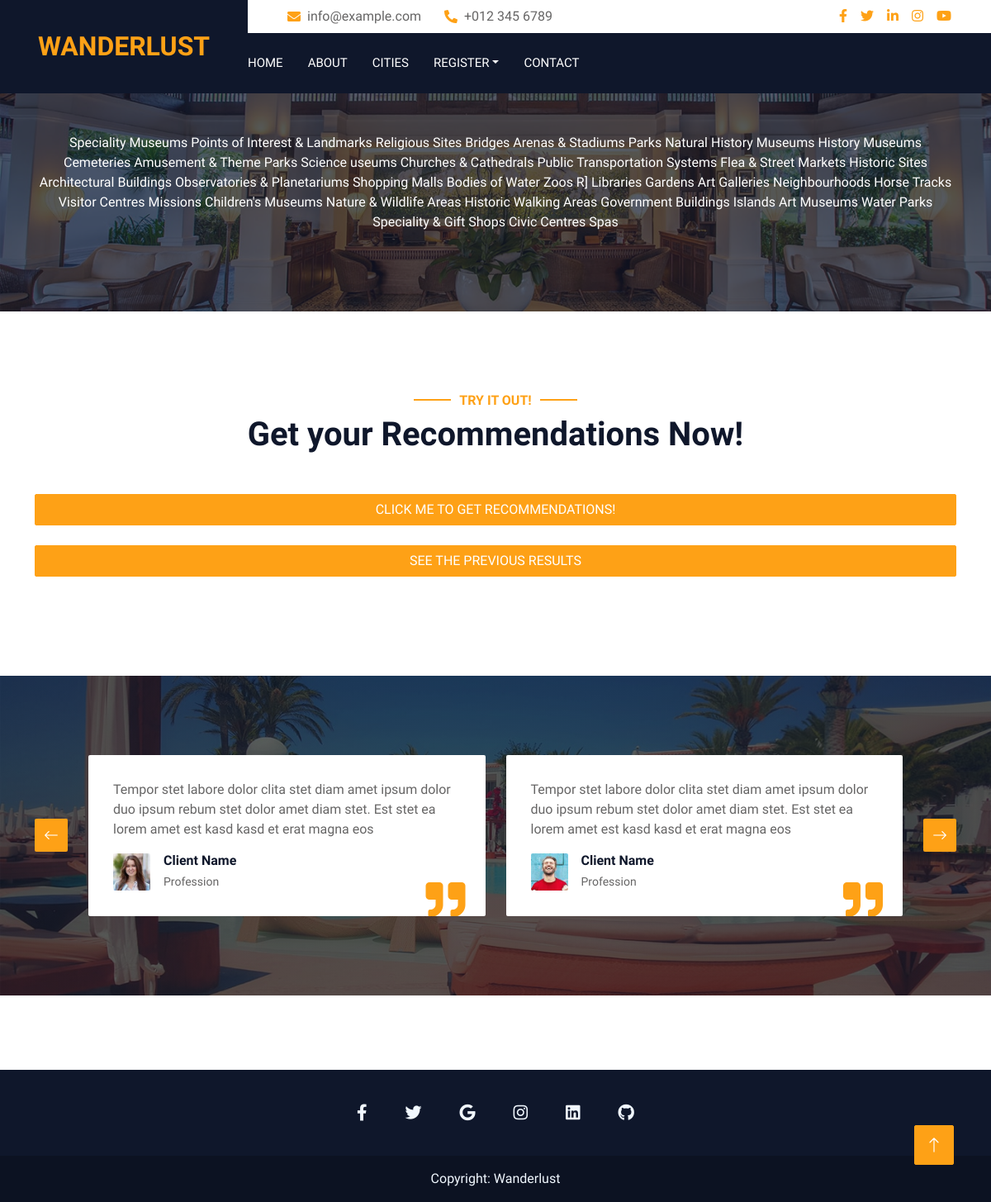
/kolkata.html, run on the app's committed database.
### website/models.py (models this page shows)
class All_Categories_Kolkata(models.Model):
    categories = models.CharField(max_length=255)

### website/views.py (the view, shortened to what this page needs)
# urls.py: path('kolkata.html', views.kolkata, name="kolkata"),
def kolkata(request):
    kolkata_data = []
    for x in Kolkata.objects.all().values():
        kolkata_data.append(x)
    categories_list = []
    for x in All_Categories_Kolkata.objects.all().values():
        categories_list.append(x)
    context = {'categories': categories_list,"kolkata_try": kolkata_data}
    return render(request, 'kolkata.html', context)

### website/templates/kolkata.html (shortened to what this page needs)
{% load static %}
<!DOCTYPE html>
<html lang="en">
  <head>
    <link
      href="https://cdnjs.cloudflare.com/ajax/libs/font-awesome/5.10.0/css/all.min.css"
      rel="stylesheet"
    />
    <link
      href="https://cdn.jsdelivr.net/npm/bootstrap-icons@1.4.1/font/bootstrap-icons.css"
      rel="stylesheet"
    />
    <link
      href="{% static 'website/lib/animate/animate.min.css' %}"
      rel="stylesheet"
    />
    <link
      href="{% static 'website/lib/owlcarousel/assets/owl.carousel.min.css' %}"
      rel="stylesheet"
    />
    <link
      href="{% static 'website//tempusdominus/css/tempusdominus-bootstrap-4.min.css' %}"
      rel="stylesheet"
    />
    <link
      href="{% static 'website/css/bootstrap.min.css' %}"
      rel="stylesheet"
    />
    <link href="{% static 'website/css/style.css' %}" rel="stylesheet" />
  </head>
  <body>
    <div class="container-xxl bg-white p-0">
      <div class="container-fluid bg-dark px-0">
        <div class="row gx-0">
          <div class="col-lg-3 bg-dark d-none d-lg-block">
            <a
              href="/"
              class="navbar-brand w-100 h-100 m-0 p-0 d-flex align-items-center justify-content-center"
            >
              <h1 class="m-0 text-primary text-uppercase fs-2">Wanderlust</h1>
            </a>
          </div>
          <div class="col-lg-9">
            <div class="row gx-0 bg-white d-none d-lg-flex">
              <div class="col-lg-7 px-5 text-start">
                <div class="h-100 d-inline-flex align-items-center py-2 me-4">
                  <i class="fa fa-envelope text-primary me-2"></i>
                  <p class="mb-0">info@example.com</p>
                </div>
                <div class="h-100 d-inline-flex align-items-center py-2">
                  <i class="fa fa-phone-alt text-primary me-2"></i>
                  <p class="mb-0">+012 345 6789</p>
                </div>
              </div>
              <div class="col-lg-5 px-5 text-end">
                <div class="d-inline-flex align-items-center py-2">
                  <a class="me-3" href=""><i class="fab fa-facebook-f"></i></a>
                  <a class="me-3" href=""><i class="fab fa-twitter"></i></a>
                  <a class="me-3" href=""><i class="fab fa-linkedin-in"></i></a>
                  <a class="me-3" href=""><i class="fab fa-instagram"></i></a>
                  <a class="" href=""><i class="fab fa-youtube"></i></a>
                </div>
              </div>
            </div>
            <nav class="navbar navbar-expand-lg bg-dark navbar-dark p-3 p-lg-0">
              <div
                class="collapse navbar-collapse justify-content-between"
                id="navbarCollapse"
              >
                <div class="navbar-nav mr-auto py-0">
                  <a href="/" class="nav-item nav-link">Home</a>
                  <a href="about.html" class="nav-item nav-link">About</a>
                  <a href="cities.html" class="nav-item nav-link">Cities</a>
                  {% if user.is_authenticated %}
                  <a href="/signout" class="nav-item nav-link">Sign Out</a>
                  {% else %}
                  <div class="nav-item dropdown">
                    <a
                      href="#"
                      class="nav-link dropdown-toggle"
                      data-bs-toggle="dropdown"
                      >Register</a>
                  </div>
                  {% endif %}
                  <a href="contact.html" class="nav-item nav-link">Contact</a>
                </div>
              </div>
            </nav>
          </div>
        </div>
      </div>
      <div
        class="container-fluid page-header mb-5 p-0"
        style="background-image: url({% static 'website/img/carousel-1.jpg' %})"
      >
        <div class="container-fluid page-header-inner py-5">
          <div class="container text-center pb-5 justify">
            <form method="post">
              {% if user.is_authenticated %}
              {% for x in categories %}
              <label style="color:#FFFFFF">
                <input type="checkbox" name="category_boxes" value="{{x.categories}}">
                {{x.categories}}
              </label>
              {% endfor %}
              <br>
              <br>
              <input type="hidden" name="action" value="button1">
              <button type="submit" class="btn btn-primary btn-block">Submit</button>
              {% else %}
                {% for x in categories %}
                <label style="color:#FFFFFF">
                  {{x.categories}}
                </label>
                {% endfor %}
              {% endif %}
            </form>
          </div>
        </div>
      </div>
      <div class="container-xxl py-5">
        <div class="container">
          <div class="text-center wow fadeInUp" data-wow-delay="0.1s">
              <h6 class="section-title text-center text-primary text-uppercase">Try it Out!</h6>
              <h1 class="mb-5">Get your Recommendations Now!</h1>
              <div class="d-grid gap-2">
                <form method="post">
                  <button type="submit" class="btn btn-primary btn-block" style="width: 100%;">
                    Click Me To get Recommendations!
                  </button>
                </form>
              </div>
              <br>
              <div class="d-grid gap-2">
                <form method="post">
                  <button type="submit" class="btn btn-primary btn-block" style="width: 100%;">
                    See the previous results
                  </button>
                </form>
              </div>
          </div>
        </div>
      </div>
      <div
        class="container-xxl testimonial mt-5 py-5 bg-dark wow zoomIn"
        data-wow-delay="0.1s"
        style="margin-bottom: 90px"
      >
        <div class="container">
          <div class="owl-carousel testimonial-carousel py-5">
            <div
              class="testimonial-item position-relative bg-white rounded overflow-hidden"
            >
              <p>
                Tempor stet labore dolor clita stet diam amet ipsum dolor duo
                ipsum rebum stet dolor amet diam stet. Est stet ea lorem amet
                est kasd kasd et erat magna eos
              </p>
              <div class="d-flex align-items-center">
                <img
                  class="img-fluid flex-shrink-0 rounded"
                  src="{% static 'website/img/testimonial-1.jpg' %}"
                  style="width: 45px; height: 45px"
                />
                <div class="ps-3">
                  <h6 class="fw-bold mb-1">Client Name</h6>
                  <small>Profession</small>
                </div>
              </div>
              <i
                class="fa fa-quote-right fa-3x text-primary position-absolute end-0 bottom-0 me-4 mb-n1"
              ></i>
            </div>
            <div
              class="testimonial-item position-relative bg-white rounded overflow-hidden"
            >
              <p>
                Tempor stet labore dolor clita stet diam amet ipsum dolor duo
                ipsum rebum stet dolor amet diam stet. Est stet ea lorem amet
                est kasd kasd et erat magna eos
              </p>
              <div class="d-flex align-items-center">
                <img
                  class="img-fluid flex-shrink-0 rounded"
                  src="{% static 'website/img/testimonial-2.jpg' %}"
                  style="width: 45px; height: 45px"
                />
                <div class="ps-3">
                  <h6 class="fw-bold mb-1">Client Name</h6>
                  <small>Profession</small>
                </div>
              </div>
              <i
                class="fa fa-quote-right fa-3x text-primary position-absolute end-0 bottom-0 me-4 mb-n1"
              ></i>
            </div>
          </div>
        </div>
      </div>
      <footer class="text-center text-white" style="background-color: #0F172B;">
                  <div class="container pt-4">
                    <section class="mb-4">
                      <a
                        class="btn btn-link btn-floating btn-lg text-light m-1"
                        href="#!"
                        role="button"
                        data-mdb-ripple-color="dark"
                        ><i class="fab fa-facebook-f"></i
                      ></a>
                      <a
                        class="btn btn-link btn-floating btn-lg text-light m-1"
                        href="#!"
                        role="button"
                        data-mdb-ripple-color="dark"
                        ><i class="fab fa-twitter"></i
                      ></a>
                      <a
                        class="btn btn-link btn-floating btn-lg text-light m-1"
                        href="#!"
                        role="button"
                        data-mdb-ripple-color="dark"
                        ><i class="fab fa-google"></i
                      ></a>
                      <a
                        class="btn btn-link btn-floating btn-lg text-light m-1"
                        href=""
                        role="button"
                        data-mdb-ripple-color="dark"
                        ><i class="fab fa-instagram"></i
                      ></a>
                      <a
                        class="btn btn-link btn-floating btn-lg text-light m-1"
                        href="#!"
                        role="button"
                        data-mdb-ripple-color="dark"
                        ><i class="fab fa-linkedin"></i
                      ></a>
                      <a
                        class="btn btn-link btn-floating btn-lg text-light m-1"
                        href="#!"
                        role="button"
                        data-mdb-ripple-color="dark"
                        ><i class="fab fa-github"></i
                      ></a>
                    </section>
                  </div>
                  <div class="text-center text-light p-3" style="background-color: rgba(0, 0, 0, 0.2);">
                    <a class="text-light" href="https://mdbootstrap.com/">Copyright: Wanderlust</a>
                  </div>
                </footer>
                </div>
      <a href="#" class="btn btn-lg btn-primary btn-lg-square back-to-top"
        ><i class="bi bi-arrow-up"></i
      ></a>
  </body>
</html>

### static/website/css/style.css (style rules this page uses)
:root { --primary: #FEA116; --light: #F1F8FF; --dark: #0F172B; }
.back-to-top { position: fixed; display: none; right: 45px; bottom: 45px; z-index: 99; }
.btn { font-weight: 500; text-transform: uppercase; transition: .5s; }
.btn.btn-primary, .btn.btn-secondary { color: #FFFFFF; }
.btn-lg-square { width: 48px; height: 48px; }
.btn-square, .btn-sm-square, .btn-lg-square { padding: 0; display: flex; align-items: center; justify-content: center; font-weight: normal; border-radius: 2px; }
.navbar-dark .navbar-nav .nav-link { margin-right: 30px; padding: 25px 0; color: #FFFFFF; font-size: 15px; text-transform: uppercase; outline: none; }
.page-header { background-position: center center; background-repeat: no-repeat; background-size: cover; }
.page-header-inner { background: rgba(15, 23, 43, .7); }
.section-title { position: relative; display: inline-block; }
.section-title::before { position: absolute; content: ""; width: 45px; height: 2px; top: 50%; left: -55px; margin-top: -1px; background: var(--primary); }
.section-title::after { position: absolute; content: ""; width: 45px; height: 2px; top: 50%; right: -55px; margin-top: -1px; background: var(--primary); }
.testimonial { background: linear-gradient(rgba(15, 23, 43, .7), rgba(15, 23, 43, .7)), url(../img/carousel-2.jpg); background-position: center center; background-repeat: no-repeat; background-size: cover; }
.testimonial-carousel { padding-left: 65px; padding-right: 65px; }
.testimonial-carousel .testimonial-item { padding: 30px; }

### data on the page
All_Categories_Kolkata: categories "Speciality Museums"
All_Categories_Kolkata: categories "Points of Interest & Landmarks"
All_Categories_Kolkata: categories "Religious Sites"
All_Categories_Kolkata: categories "Bridges"
All_Categories_Kolkata: categories "Arenas & Stadiums"
All_Categories_Kolkata: categories "Parks"
All_Categories_Kolkata: categories "Natural History Museums"
All_Categories_Kolkata: categories "History Museums"
All_Categories_Kolkata: categories "Cemeteries"
All_Categories_Kolkata: categories "Amusement & Theme Parks"
All_Categories_Kolkata: categories "Science useums"
All_Categories_Kolkata: categories "Churches & Cathedrals"
All_Categories_Kolkata: categories "Public Transportation Systems"
All_Categories_Kolkata: categories "Flea & Street Markets"
All_Categories_Kolkata: categories "Historic Sites"
All_Categories_Kolkata: categories "Architectural Buildings"
All_Categories_Kolkata: categories "Observatories & Planetariums"
All_Categories_Kolkata: categories "Shopping Malls"
All_Categories_Kolkata: categories "Bodies of Water"
All_Categories_Kolkata: categories "Zoos"
All_Categories_Kolkata: categories "R]"
All_Categories_Kolkata: categories "Libraries"
All_Categories_Kolkata: categories "Gardens"
All_Categories_Kolkata: categories "Art Galleries"
All_Categories_Kolkata: categories "Neighbourhoods"
All_Categories_Kolkata: categories "Horse Tracks"
All_Categories_Kolkata: categories "Visitor Centres"
All_Categories_Kolkata: categories "Missions"
All_Categories_Kolkata: categories "Children's Museums"
All_Categories_Kolkata: categories "Nature & Wildlife Areas"
All_Categories_Kolkata: categories "Historic Walking Areas"
All_Categories_Kolkata: categories "Government Buildings"
All_Categories_Kolkata: categories "Islands"
All_Categories_Kolkata: categories "Art Museums"
All_Categories_Kolkata: categories "Water Parks"
All_Categories_Kolkata: categories "Speciality & Gift Shops"
All_Categories_Kolkata: categories "Civic Centres"
All_Categories_Kolkata: categories "Spas"
